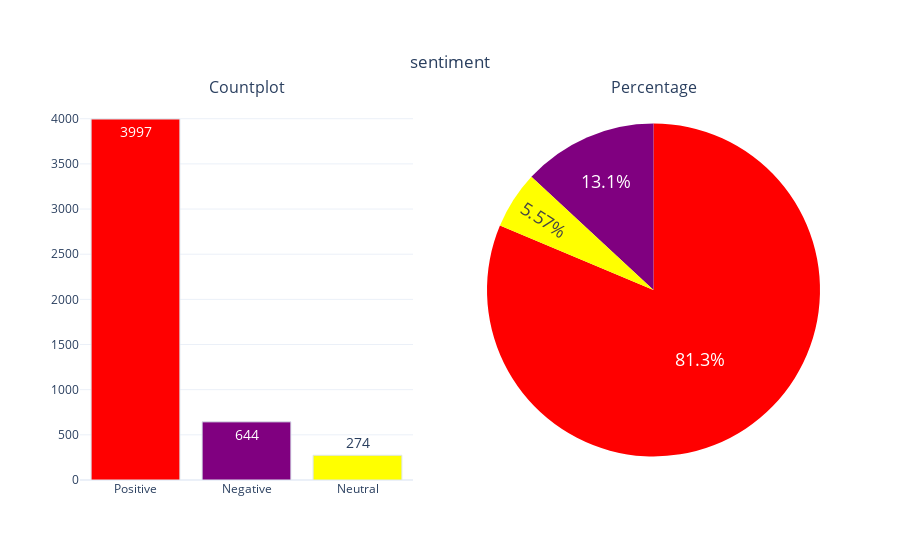

The notebook cell this image was saved under:
### Code cell
# Ploting thr unbalance data problem, to categorize it into positive, negative and neutral

categorical_variable_summary(df,'sentiment')

### Figure 1 — Plotly figure (JSON) as saved in the notebook; plotly's stock layout.template omitted (floating-point values rounded to 4 significant figures)
{"data": [{"marker": {"color": ["#FF0000", "#800080", "#FFFF00", "#A52A2A", "#FFA500"], "line": {"color": "#DBE6EC", "width": 1}}, "name": "sentiment", "showlegend": false, "text": ["3997", "644", "274"], "textfont": {"size": 14}, "textposition": "auto", "type": "bar", "x": ["Positive", "Negative", "Neutral"], "xaxis": "x", "y": [3997, 644, 274], "yaxis": "y"}, {"domain": {"x": [0.55, 1], "y": [0, 1]}, "labels": ["Positive", "Negative", "Neutral"], "marker": {"colors": ["#FF0000", "#800080", "#FFFF00", "#A52A2A", "#FFA500"]}, "name": "sentiment", "showlegend": false, "textfont": {"size": 18}, "textposition": "auto", "type": "pie", "values": [3997, 644, 274]}], "layout": {"annotations": [{"font": {"size": 16}, "showarrow": false, "text": "Countplot", "x": 0.225, "xanchor": "center", "xref": "paper", "y": 1, "yanchor": "bottom", "yref": "paper"}, {"font": {"size": 16}, "showarrow": false, "text": "Percentage", "x": 0.775, "xanchor": "center", "xref": "paper", "y": 1, "yanchor": "bottom", "yref": "paper"}], "title": {"text": "sentiment", "x": 0.5, "xanchor": "center", "y": 0.9, "yanchor": "top"}, "xaxis": {"anchor": "y", "domain": [0, 0.45]}, "yaxis": {"anchor": "x", "domain": [0, 1]}}}
